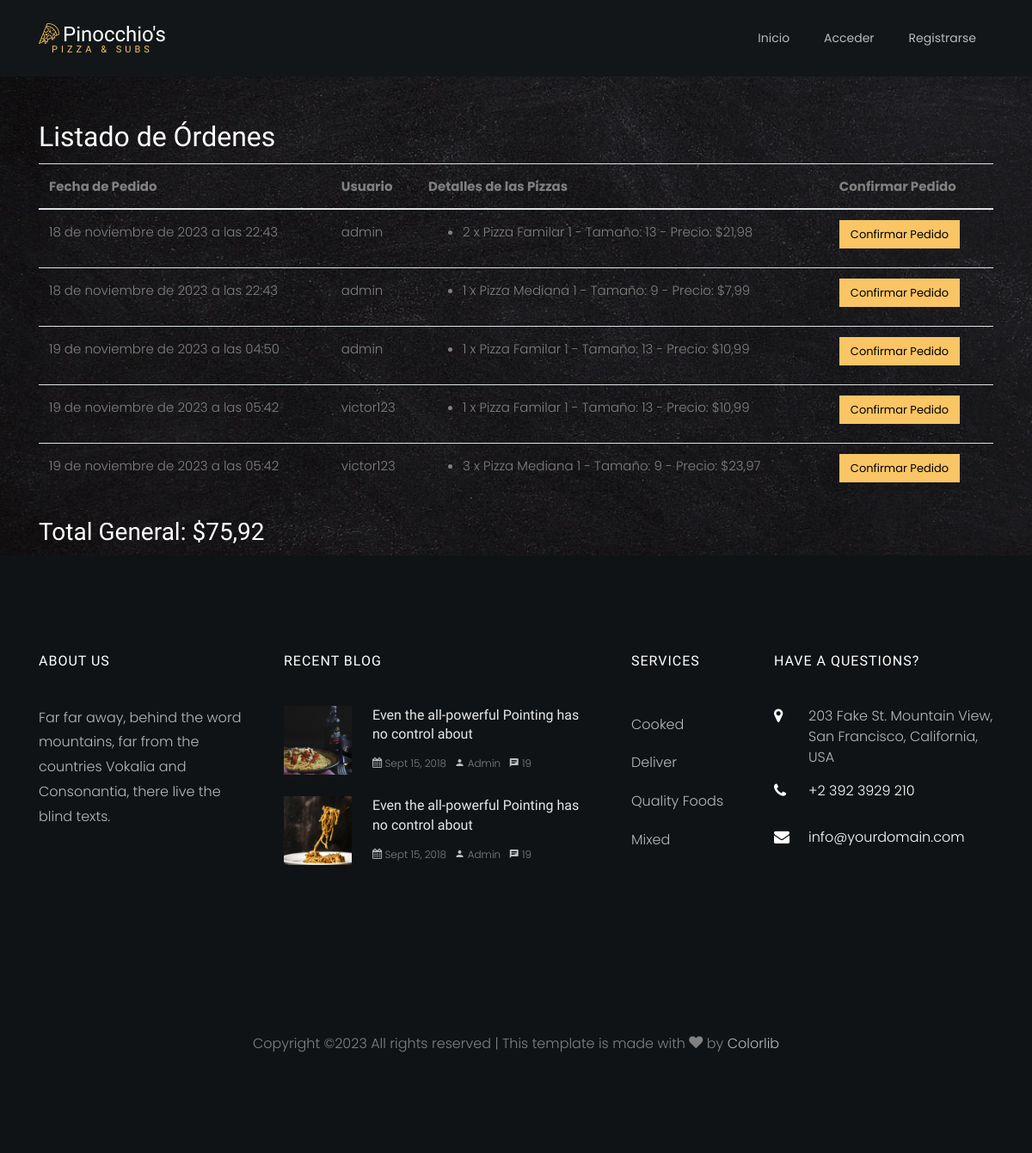
/view_orders, run on an earlier commit of the app's database.
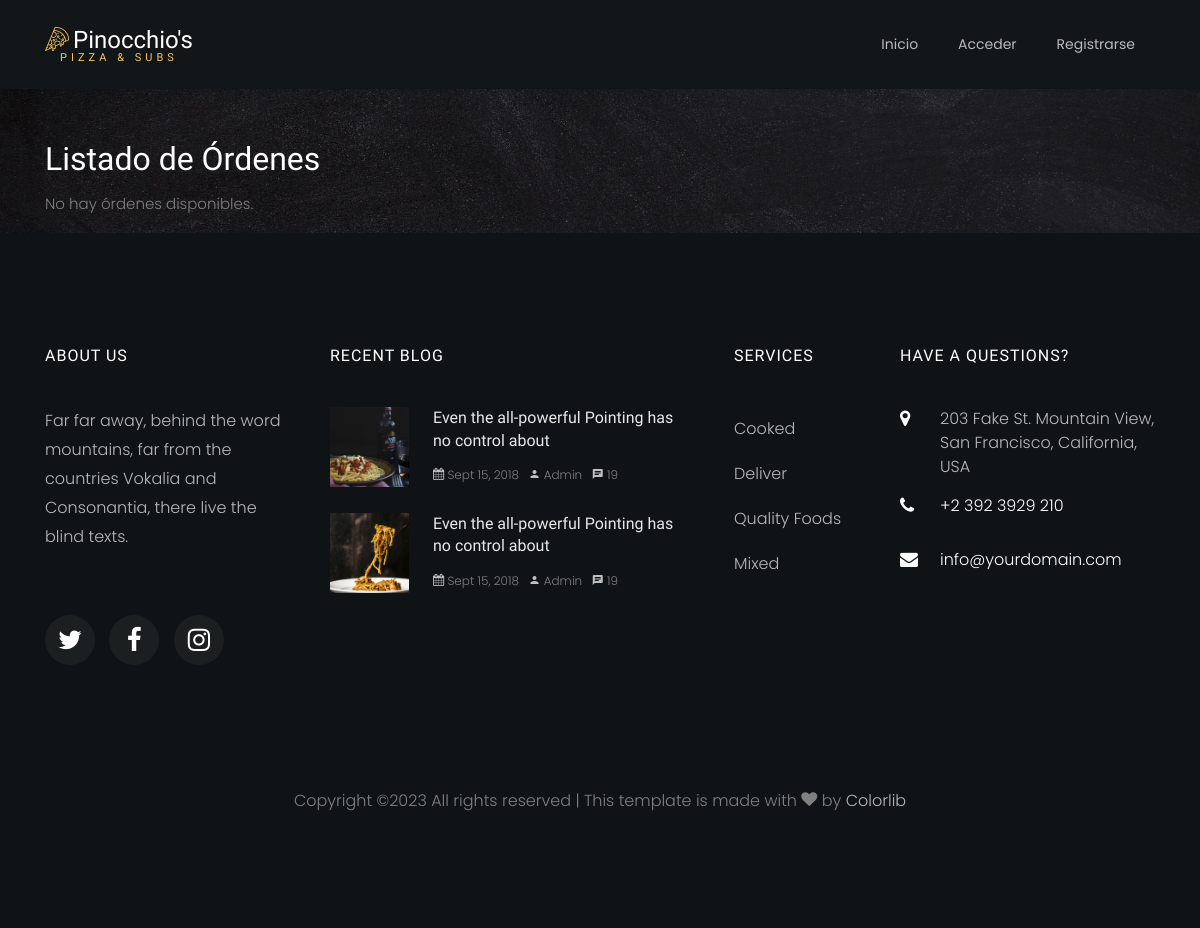
And on a later commit of the database.
### orders/models.py (models this page shows, shortened)
class OrderItem(models.Model):
    id = models.AutoField(primary_key=True)
    user = models.ForeignKey(get_user_model(), on_delete=models.CASCADE)
    pizza = models.ForeignKey(Pizza, on_delete=models.CASCADE)
    quantity = models.PositiveIntegerField(default=1)
    total = models.DecimalField(max_digits=10, decimal_places=2)
    order_date = models.DateTimeField(auto_now_add=True)

class CustomUser(AbstractUser):
    id = models.AutoField(primary_key=True)
    first_name = models.CharField(max_length=30)
    last_name = models.CharField(max_length=30)
    email = models.EmailField(unique=True)

class Pizza(models.Model):
    id = models.AutoField(primary_key=True)
    name = models.CharField(max_length=255)
    size = models.CharField(max_length=255)
    price = models.DecimalField(max_digits=10, decimal_places=2)
    toppings = models.ManyToManyField('Topping')
    additional_ingredients = models.ManyToManyField('AdditionalIngredient')
    image_url = models.CharField(max_length=255, default='URL_predeterminada')

### orders/views.py (the view)
# urls.py: path('view_orders', view_orders, name='view_orders'),
def view_orders(request):
    order_items = OrderItem.objects.all()
    orders = []
    total_general = 0
    for order_item in order_items:
        order_details = {
            'order_id': order_item.id,
            'user': order_item.user.username,
            'order_date': order_item.order_date,
            'items': [
                {
                    'pizza_name': order_item.pizza.name,
                    'quantity': order_item.quantity,
                    'size': order_item.pizza.size,
                    'price': order_item.total,
                }
            ]
        }
        orders.append(order_details)
        total_general += order_item.total
    return render(request, 'view_orders.html', {'orders': orders, 'total_general': total_general})

### orders/templates/view_orders.html (shortened to what the changed rows need)
{% load static %}
<!DOCTYPE html>
<html lang="en">
  <head>
    <link rel="stylesheet" href="{% static 'css/open-iconic-bootstrap.min.css' %}">
    <link rel="stylesheet" href="{% static 'css/style.css' %}">
    <link rel="stylesheet" href="{% static 'css/flaticon.css' %}">
    <link rel="stylesheet" href="{% static 'css/owl.carousel.min.css' %}">
    <link rel="stylesheet" href="{% static 'css/animate.css' %}">
    <link rel="stylesheet" href="{% static 'css/owl.theme.default.min.css' %}">
    <link rel="stylesheet" href="{% static 'css/magnific-popup.css' %}">
    <link rel="stylesheet" href="{% static 'css/aos.css' %}">
    <link rel="stylesheet" href="{% static 'css/ionicons.min.css' %}">
    <link rel="stylesheet" href="{% static 'css/bootstrap-datepicker.css' %}">
    <link rel="stylesheet" href="{% static 'css/jquery.timepicker.css' %}">
    <link rel="stylesheet" href="{% static 'css/icomoon.css' %}">
</head>
<body>
    <section class="orders">
      <div class="container mt-5">
          <h2>Listado de Órdenes</h2>
          {% if orders %}
          <table class="table">
              <thead>
                  <tr>
                      <th>Fecha de Pedido</th>
                      <th>Usuario</th>
                      <th>Detalles de las Pizzas</th>
                      <th>Confirmar Pedido</th>
                  </tr>
              </thead>
              <tbody>
                  {% for order_data in orders %}
                  <tr>
                      <td>{{ order_data.order_date }}</td>
                      <td>{{ order_data.user }}</td>
                      <td>
                          <ul>
                              {% for item in order_data.items %}
                                  <li>{{ item.quantity }} x {{ item.pizza_name }} - Tamaño: {{ item.size }} - Precio: ${{ item.price }}</li>
                              {% endfor %}
                          </ul>
                      </td>
                      <td>
                          <form method="post" action="{% url 'confirm_order' order_data.order_id %}">
                              <button type="submit" class="btn btn-primary">Confirmar Pedido</button>
                          </form>
                      </td>
                  </tr>
                  {% endfor %}
              </tbody>
          </table>
          <h3>Total General: ${{ total_general }}</h3>
          {% else %}
              <p>No hay órdenes disponibles.</p>
          {% endif %}
      </div>
  </section>
    <footer class="ftco-footer ftco-section img">
        <div class="container">
          <div class="row mb-5">
            <div class="col-lg-3 col-md-6 mb-5 mb-md-5">
              <div class="ftco-footer-widget mb-4">
                <h2 class="ftco-heading-2">About Us</h2>
                <ul class="ftco-footer-social list-unstyled float-md-left float-lft mt-5">
                  <li class="ftco-animate"><a href="#"><span class="icon-twitter"></span></a></li>
                  <li class="ftco-animate"><a href="#"><span class="icon-facebook"></span></a></li>
                  <li class="ftco-animate"><a href="#"><span class="icon-instagram"></span></a></li>
                </ul>
              </div>
            </div>
            <div class="col-lg-4 col-md-6 mb-5 mb-md-5">
              <div class="ftco-footer-widget mb-4">
                <h2 class="ftco-heading-2">Recent Blog</h2>
              </div>
            </div>
            <div class="col-lg-2 col-md-6 mb-5 mb-md-5">
                <div class="ftco-footer-widget mb-4 ml-md-4">
                <h2 class="ftco-heading-2">Services</h2>
              </div>
            </div>
            <div class="col-lg-3 col-md-6 mb-5 mb-md-5">
              <div class="ftco-footer-widget mb-4">
                <h2 class="ftco-heading-2">Have a Questions?</h2>
              </div>
            </div>
          </div>
        </div>
      </footer>
</body>
</html>

What changed in the data, as far as the page shows it:
removed OrderItem: order_date "18 de noviembre de 2023 a las 22:43", price "21,98"
no longer on this page (row edited): CustomUser: user "admin" "admin" "admin"
no longer on this page (row edited): Pizza: pizza_name "Pizza Familar 1" "Pizza Familar 1" "Pizza Familar 1", size "13" "13" "13"
removed OrderItem: order_date "18 de noviembre de 2023 a las 22:43", price "7,99"
no longer on this page (row edited): Pizza: pizza_name "Pizza Mediana 1" "Pizza Mediana 1"
removed OrderItem: order_date "19 de noviembre de 2023 a las 04:50", price "10,99"
removed OrderItem: order_date "19 de noviembre de 2023 a las 05:42", price "10,99"
no longer on this page (row edited): CustomUser: user "victor123" "victor123"
removed OrderItem: order_date "19 de noviembre de 2023 a las 05:42", price "23,97"
Also different on the page:
{{ total_general }}: "75,92" → (not shown)
text no longer shown: "Fecha de Pedido Usuario Detalles de las Pizzas Confirmar Pedido Total General: $"
text now shown: "No hay órdenes disponibles."
list line gone: "2 x - Tamaño: - Precio: $ Confirmar Pedido"
list line gone: "1 x - Tamaño: 9 - Precio: $ Confirmar Pedido"
list line gone: "1 x - Tamaño: - Precio: $ Confirmar Pedido"
list line gone: "3 x - Tamaño: 9 - Precio: $ Confirmar Pedido"
